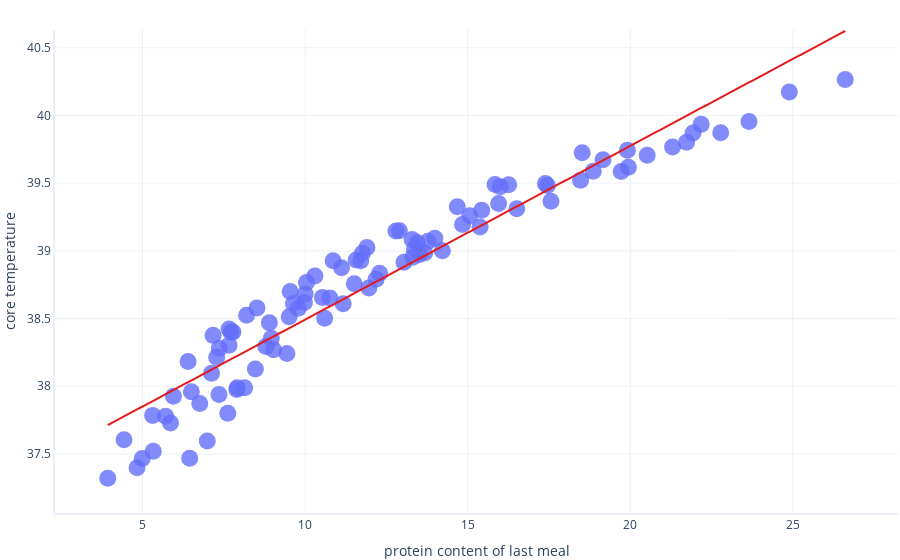

Notebook code cell kept with this figure:
### Code cell
import statsmodels.formula.api as smf
import graphing # custom graphing code. See our GitHub repo for details

# Perform linear regression. This method takes care of
# the entire fitting procedure for us.
simple_formula = "core_temperature ~ protein_content_of_last_meal"
simple_model = smf.ols(formula = simple_formula, data = dataset).fit()

# Show a graph of the result
graphing.scatter_2D(dataset, label_x="protein_content_of_last_meal", 
                             label_y="core_temperature",
                             trendline=lambda x: simple_model.params[1] * x + simple_model.params[0])
